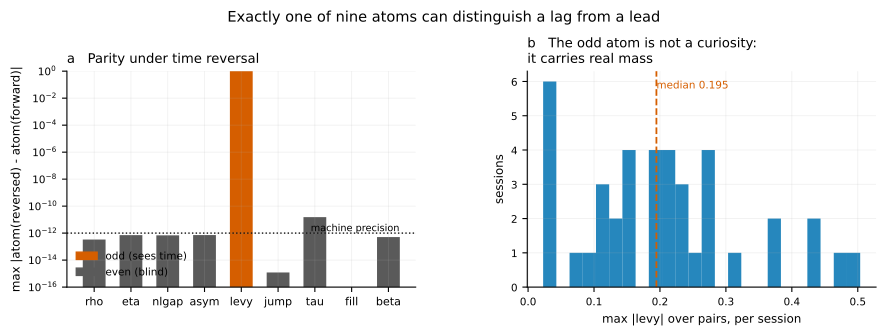

The Python source for this figure:
"""
Extended Data Figure 1 -- the even/odd decomposition under time reversal.

Eight atoms are even (invariant under x(t) -> x(T-t)) to machine precision;
the signed Levy area is odd, flips sign exactly, and is the only atom that
sees the arrow of time. Measured on 40 real motor sessions.
"""

import os
import sys
import numpy as np
import matplotlib.pyplot as plt
from matplotlib.gridspec import GridSpec

HERE = os.path.dirname(os.path.abspath(__file__))
sys.path.insert(0, HERE)
sys.path.insert(0, os.path.join(HERE, '..', 'src'))
import atoms
import figstyle as fs


def main():
    fs.setup()
    z = np.load(os.path.join(HERE, '_pmsm_sessions.npz'))
    X_all = z['X']

    fwd, rev = [], []
    for u in range(len(X_all)):
        X = X_all[u].astype(np.float64)
        fwd.append(atoms.atlas_unit(X, n_cells=1, min_cell=50)[0])
        rev.append(atoms.atlas_unit(X[::-1].copy(), n_cells=1, min_cell=50)[0])
    F, Rv = np.array(fwd), np.array(rev)

    fig = plt.figure(figsize=(9.2, 3.6))
    gs = GridSpec(1, 2, figure=fig, wspace=0.32, left=0.09, right=0.97,
                  top=0.80, bottom=0.20)

    ax = fig.add_subplot(gs[0, 0])
    names, same, flip = [], [], []
    for ai, nm in enumerate(atoms.ATOM_NAMES):
        a, b = F[..., ai], Rv[..., ai]
        m = np.isfinite(a) & np.isfinite(b)
        names.append(nm)
        same.append(float(np.max(np.abs(b[m] - a[m]))))
        flip.append(float(np.max(np.abs(b[m] + a[m]))))
    same, flip = np.array(same), np.array(flip)
    x = np.arange(len(names))
    colors = [fs.C['red'] if flip[i] < same[i] * 1e-3 else fs.C['grey']
              for i in range(len(names))]
    ax.bar(x, same, color=colors, width=0.62)
    ax.set_yscale('log')
    ax.set_xticks(x)
    ax.set_xticklabels(names, fontsize=8)
    ax.set_ylabel('max |atom(reversed) - atom(forward)|')
    ax.set_ylim(1e-16, 1)
    ax.axhline(1e-12, color=fs.C['black'], ls=':', lw=1)
    ax.text(8.3, 1.4e-12, 'machine precision', fontsize=7, ha='right')
    from matplotlib.patches import Patch
    ax.legend(handles=[Patch(color=fs.C['red'], label='odd (sees time)'),
                       Patch(color=fs.C['grey'], label='even (blind)')],
              fontsize=7.5, loc='lower left', frameon=False)
    ax.set_title('a   Parity under time reversal', loc='left', fontsize=9.5)

    ax = fig.add_subplot(gs[0, 1])
    li = atoms.ATOM_NAMES.index('levy')
    # atlas is (sessions, pairs, atoms); reduce over pairs, per session
    mag = np.nanmax(np.abs(F[..., li]), axis=1)
    ax.hist(mag, bins=24, color=fs.C['blue'], alpha=0.85)
    ax.axvline(np.median(mag), color=fs.C['red'], ls='--', lw=1.3)
    ax.text(np.median(mag), ax.get_ylim()[1] * 0.92,
            f'median {np.median(mag):.3f}', fontsize=7.5, color=fs.C['red'])
    ax.set_xlabel('max |levy| over pairs, per session')
    ax.set_ylabel('sessions')
    ax.set_title('b   The odd atom is not a curiosity:\nit carries real mass',
                 loc='left', fontsize=9.5)

    fig.suptitle('Exactly one of nine atoms can distinguish a lag from a lead',
                 y=0.97, fontsize=10.5)
    for ext in ('png', 'pdf'):
        out = os.path.join(HERE, f'figED1_parity.{ext}')
        fig.savefig(out, dpi=300 if ext == 'png' else None, format=ext)
    print('wrote figED1_parity.png + .pdf')


if __name__ == '__main__':
    main()
